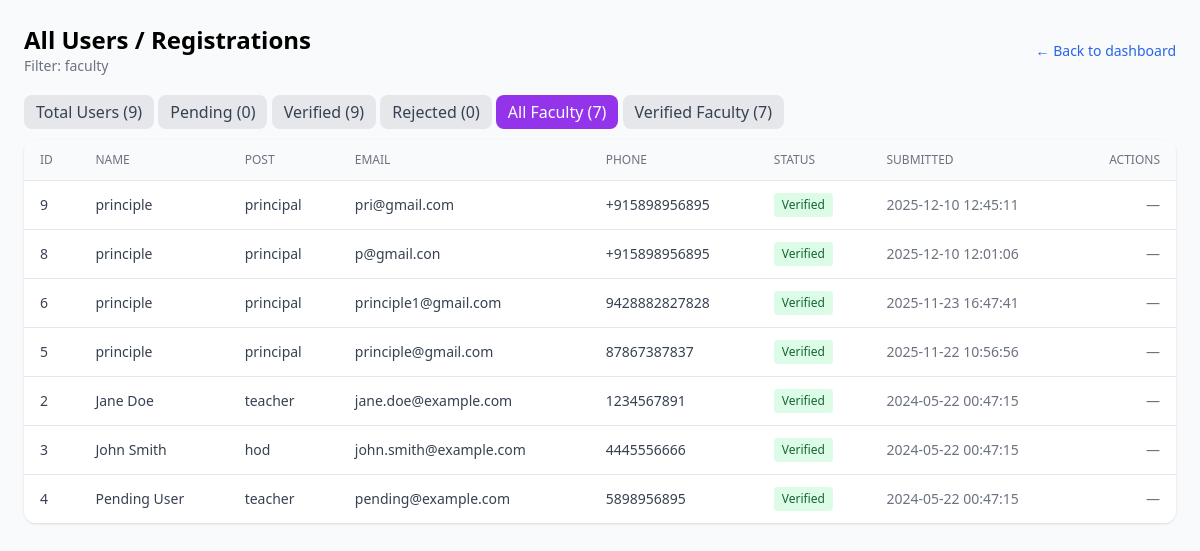
/manage_users.php?filter=faculty, run on the app's committed database.
### tables this page shows
CREATE TABLE `users` (
  `id` int(11) NOT NULL AUTO_INCREMENT,
  `name` varchar(255) NOT NULL,
  `gender` enum('male','female','other') DEFAULT NULL,
  `date_of_birth` date DEFAULT NULL,
  `post` enum('admin','principal','vice_principal','hod','teacher','faculty') NOT NULL,
  `designation` varchar(255) DEFAULT NULL,
  `college_name` varchar(255) NOT NULL,
  `college_id` int(11) DEFAULT NULL,
  `department_id` int(11) DEFAULT NULL,
  `department` varchar(100) DEFAULT NULL,
  `qualification` varchar(255) DEFAULT NULL,
  `experience` int(11) DEFAULT 0,
  `phone` varchar(20) NOT NULL,
  `employee_id` varchar(50) DEFAULT NULL,
  `email` varchar(255) NOT NULL,
  `profile_photo` varchar(500) DEFAULT NULL,
  `password` varchar(255) DEFAULT NULL,
  `status` enum('pending','verified','rejected') NOT NULL DEFAULT 'pending',
  `is_active` tinyint(1) DEFAULT 1,
  `created_at` timestamp NOT NULL DEFAULT current_timestamp(),
  `last_login` timestamp NULL DEFAULT NULL,
  `expertise_area` text DEFAULT NULL COMMENT 'JSON array',
  `latitude` decimal(10,8) DEFAULT NULL,
  `longitude` decimal(11,8) DEFAULT NULL,
  `last_profile_update` timestamp NULL DEFAULT NULL,
  `profile_completion` int(11) DEFAULT 0 COMMENT 'Percentage',
  `avg_rating` decimal(3,2) DEFAULT NULL,
  `rating_count` int(11) DEFAULT 0,
  `onboarding_completed_at` timestamp NULL DEFAULT NULL,
  `onboarding_step` int(11) DEFAULT 0,
  `profile_data` text DEFAULT NULL COMMENT 'JSON data for teacher profile',
  `address` text DEFAULT NULL COMMENT 'User residential address',
  `profile_completed` tinyint(1) DEFAULT 0 COMMENT 'Whether teacher completed onboarding',
  `raw_password` varchar(255) DEFAULT 'Welcome@123' COMMENT 'Plain text password for admin reference',
  `verified_by` int(11) DEFAULT NULL COMMENT 'User ID who verified this account',
  `staff_id` varchar(50) DEFAULT NULL COMMENT 'Unique staff ID (fixed)',
  `date_of_joining` date DEFAULT NULL COMMENT 'Joining date (fixed)',
  `personal_email` varchar(255) DEFAULT NULL COMMENT 'Personal email (editable)',
  `alternate_phone` varchar(20) DEFAULT NULL COMMENT 'Alternate phone (editable)',
  `current_address` text DEFAULT NULL COMMENT 'Current address (editable)',
  `permanent_address` text DEFAULT NULL COMMENT 'Permanent address (editable)',
  `aadhar_number` varchar(12) DEFAULT NULL COMMENT 'Aadhar number',
  `specialization` varchar(255) DEFAULT NULL COMMENT 'Specialization/Subject',
  `experience_years` int(11) DEFAULT 0 COMMENT 'Years of experience',
  `emergency_contact_name` varchar(255) DEFAULT NULL COMMENT 'Emergency contact name',
  `emergency_contact_phone` varchar(20) DEFAULT NULL COMMENT 'Emergency contact phone',
  PRIMARY KEY (`id`),
  UNIQUE KEY `email` (`email`),
  KEY `idx_college_id` (`college_id`),
  KEY `idx_verified_by` (`verified_by`),
  KEY `idx_staff_id` (`staff_id`),
  KEY `idx_users_college` (`college_id`),
  KEY `idx_users_dept` (`department_id`),
  KEY `idx_users_role` (`post`),
  CONSTRAINT `fk_user_college` FOREIGN KEY (`college_id`) REFERENCES `colleges` (`id`) ON DELETE SET NULL,
  CONSTRAINT `fk_users_college` FOREIGN KEY (`college_id`) REFERENCES `colleges` (`id`) ON DELETE SET NULL,
  CONSTRAINT `fk_users_dept` FOREIGN KEY (`department_id`) REFERENCES `departments` (`id`) ON DELETE SET NULL
);

### manage_users.php (the view, shortened to what this page needs)
<?php
require_once __DIR__ . '/config/db.php';
$users = [];
$counts = [
    'total' => 0, 'pending' => 0, 'verified' => 0,
    'rejected' => 0, 'faculty' => 0, 'verified_faculty' => 0,
];
try {
  $filter = $_GET['filter'] ?? '';
  $allowedPosts = ['teacher','hod','vice_principal','vice principal','vice-principal','vp','principal','professor','lecturer','faculty','assistant_professor','assoc_professor','asst_professor'];
  $hasRoleColumn = false;
  try {
      $hasRoleColumn = (bool) $pdo->query("SHOW COLUMNS FROM users LIKE 'role'")->fetch();
  } catch (Exception $e) {
      $hasRoleColumn = false;
  }
  $counts['total'] = (int) $pdo->query("SELECT COUNT(*) FROM users")->fetchColumn();
  $counts['pending'] = (int) $pdo->query("SELECT COUNT(*) FROM users WHERE status='pending'")->fetchColumn();
  $counts['verified'] = (int) $pdo->query("SELECT COUNT(*) FROM users WHERE status='verified'")->fetchColumn();
  $counts['rejected'] = (int) $pdo->query("SELECT COUNT(*) FROM users WHERE status='rejected'")->fetchColumn();
  $facultyPlaceholders = implode(',', array_fill(0, count($allowedPosts), '?'));
  $facultyConditionSQL = $hasRoleColumn
    ? "(role = 'faculty' OR post IN ($facultyPlaceholders))"
    : "post IN ($facultyPlaceholders)";
  $stmt_faculty_count = $pdo->prepare("SELECT COUNT(*) FROM users WHERE $facultyConditionSQL");
  $stmt_faculty_count->execute($allowedPosts);
  $counts['faculty'] = (int) $stmt_faculty_count->fetchColumn();
  $stmt_verified_faculty_count = $pdo->prepare("SELECT COUNT(*) FROM users WHERE status = 'verified' AND $facultyConditionSQL");
  $stmt_verified_faculty_count->execute($allowedPosts);
  $counts['verified_faculty'] = (int) $stmt_verified_faculty_count->fetchColumn();
  $baseSql = "SELECT id, name, post, college_name, phone, email, status, created_at FROM users";
  $whereClause = '';
  $params = [];
  if ($filter === 'pending') {
    $whereClause = "WHERE status = 'pending'";
  } elseif ($filter === 'verified') {
    $whereClause = "WHERE status = 'verified'";
  } elseif ($filter === 'rejected') {
    $whereClause = "WHERE status = 'rejected'";
  } elseif ($filter === 'faculty') {
    $whereClause = "WHERE $facultyConditionSQL";
    $params = $allowedPosts;
  } elseif ($filter === 'verified_faculty') {
    $whereClause = "WHERE status = 'verified' AND $facultyConditionSQL";
    $params = $allowedPosts;
  }
  $sql = "$baseSql $whereClause ORDER BY created_at DESC";
  $stmt = $pdo->prepare($sql);
  $stmt->execute($params);
  $users = $stmt->fetchAll(PDO::FETCH_ASSOC);
} catch (Exception $e) {
  error_log('manage_users error: ' . $e->getMessage());
}
?>
<!doctype html>
<html lang="en">
<head>
  <script src="https://cdn.tailwindcss.com"></script>
</head>
<body class="min-h-screen bg-gray-50 p-6">
  <div class="max-w-6xl mx-auto">
    <div class="mb-6 flex items-center justify-between">
      <div>
        <h1 class="text-2xl font-bold">All Users / Registrations</h1>
        <?php if (!empty($filter)): ?>
          <p class="text-sm text-gray-500">Filter: <span class="font-medium"><?= htmlspecialchars($filter) ?></span></p>
        <?php endif; ?>
      </div>
      <div class="text-right">
        <a href="dashboard.php" class="text-sm text-blue-600">← Back to dashboard</a>
      </div>
    </div>
<div class="mb-4">
        <a href="?" class="px-3 py-1.5 rounded-lg <?= empty($filter) ? 'bg-blue-600 text-white' : 'bg-gray-200 text-gray-700' ?>">Total Users (<?= $counts['total'] ?>)</a>
        <a href="?filter=pending" class="px-3 py-1.5 rounded-lg <?= $filter === 'pending' ? 'bg-yellow-500 text-white' : 'bg-gray-200 text-gray-700' ?>">Pending (<?= $counts['pending'] ?>)</a>
        <a href="?filter=verified" class="px-3 py-1.5 rounded-lg <?= $filter === 'verified' ? 'bg-green-600 text-white' : 'bg-gray-200 text-gray-700' ?>">Verified (<?= $counts['verified'] ?>)</a>
        <a href="?filter=rejected" class="px-3 py-1.5 rounded-lg <?= $filter === 'rejected' ? 'bg-red-600 text-white' : 'bg-gray-200 text-gray-700' ?>">Rejected (<?= $counts['rejected'] ?>)</a>
        <a href="?filter=faculty" class="px-3 py-1.5 rounded-lg <?= $filter === 'faculty' ? 'bg-purple-600 text-white' : 'bg-gray-200 text-gray-700' ?>">All Faculty (<?= $counts['faculty'] ?>)</a>
        <a href="?filter=verified_faculty" class="px-3 py-1.5 rounded-lg <?= $filter === 'verified_faculty' ? 'bg-sky-600 text-white' : 'bg-gray-200 text-gray-700' ?>">Verified Faculty (<?= $counts['verified_faculty'] ?>)</a>
      </div>
    <div class="bg-white rounded-xl shadow overflow-auto">
      <table class="min-w-full divide-y divide-gray-200">
        <thead class="bg-gray-50">
          <tr>
            <th class="px-4 py-3 text-left text-xs font-medium text-gray-500 uppercase">ID</th>
            <th class="px-4 py-3 text-left text-xs font-medium text-gray-500 uppercase">Name</th>
            <th class="px-4 py-3 text-left text-xs font-medium text-gray-500 uppercase">Post</th>
            <th class="px-4 py-3 text-left text-xs font-medium text-gray-500 uppercase">Email</th>
            <th class="px-4 py-3 text-left text-xs font-medium text-gray-500 uppercase">Phone</th>
            <th class="px-4 py-3 text-left text-xs font-medium text-gray-500 uppercase">Status</th>
            <th class="px-4 py-3 text-left text-xs font-medium text-gray-500 uppercase">Submitted</th>
            <th class="px-4 py-3 text-right text-xs font-medium text-gray-500 uppercase">Actions</th>
          </tr>
        </thead>
        <tbody class="bg-white divide-y divide-gray-200">
          <?php if (empty($users)): ?>
            <tr>
              <td class="px-4 py-6 text-center" colspan="8">No users found for this filter.</td>
            </tr>
          <?php else: foreach ($users as $u): ?>
            <tr>
              <td class="px-4 py-3 text-sm text-gray-700"><?= htmlspecialchars($u['id']) ?></td>
              <td class="px-4 py-3 text-sm text-gray-700"><?= htmlspecialchars($u['name']) ?></td>
              <td class="px-4 py-3 text-sm text-gray-700"><?= htmlspecialchars($u['post']) ?></td>
              <td class="px-4 py-3 text-sm text-gray-700"><?= htmlspecialchars($u['email']) ?></td>
              <td class="px-4 py-3 text-sm text-gray-700"><?= htmlspecialchars($u['phone']) ?></td>
              <td class="px-4 py-3 text-sm">
                <?php if ($u['status'] === 'pending'): ?>
                  <span class="inline-block bg-yellow-100 text-yellow-800 px-2 py-1 rounded text-xs">Pending</span>
                <?php elseif ($u['status'] === 'verified'): ?>
                  <span class="inline-block bg-green-100 text-green-800 px-2 py-1 rounded text-xs">Verified</span>
                <?php elseif ($u['status'] === 'rejected'): ?>
                  <span class="inline-block bg-red-100 text-red-800 px-2 py-1 rounded text-xs">Rejected</span>
                <?php else: ?>
                  <span class="inline-block bg-gray-100 text-gray-800 px-2 py-1 rounded text-xs"><?= htmlspecialchars($u['status']) ?></span>
                <?php endif; ?>
              </td>
              <td class="px-4 py-3 text-sm text-gray-500"><?= htmlspecialchars($u['created_at']) ?></td>
              <td class="px-4 py-3 text-right text-sm">
                <?php if ($u['status'] === 'pending'): ?>
                  <form method="post" action="verify_users.php" style="display:inline" onsubmit="return confirm('Verify this user?')">
                    <input type="hidden" name="action" value="verify">
                    <input type="hidden" name="id" value="<?= htmlspecialchars($u['id']) ?>">
                    <input type="hidden" name="from" value="manage">
                    <input type="hidden" name="csrf_token" value="<?= htmlspecialchars($_SESSION['csrf_token']) ?>">
                    <button type="submit" class="text-sm text-green-600 hover:underline mr-3">Verify</button>
                  </form>
                  <form method="post" action="verify_users.php" style="display:inline" onsubmit="return confirm('Reject this user? This will mark the registration as rejected.')">
                    <input type="hidden" name="action" value="reject">
                    <input type="hidden" name="id" value="<?= htmlspecialchars($u['id']) ?>">
                    <input type="hidden" name="from" value="manage">
                    <input type="hidden" name="csrf_token" value="<?= htmlspecialchars($_SESSION['csrf_token']) ?>">
                    <button type="submit" class="text-sm text-red-600 hover:underline">Reject</button>
                  </form>
                <?php else: ?>
                  <span class="text-sm text-gray-500">—</span>
                <?php endif; ?>
              </td>
            </tr>
          <?php endforeach; endif; ?>
        </tbody>
      </table>
    </div>
  </div>
</body>
</html>

### data on the page
users: id "9", name "principle", post "principal", email "pri@gmail.com", phone "+915898956895", status "Verified", created_at "2025-12-10 12:45:11"
users: id "8", name "principle", post "principal", email "p@gmail.con", phone "+915898956895", status "Verified", created_at "2025-12-10 12:01:06"
users: id "6", name "principle", post "principal", email "principle1@gmail.com", phone "9428882827828", status "Verified", created_at "2025-11-23 16:47:41"
users: id "5", name "principle", post "principal", email "principle@gmail.com", phone "87867387837", status "Verified", created_at "2025-11-22 10:56:56"
users: id "2", name "Jane Doe", post "teacher", email "jane.doe@example.com", phone "1234567891", status "Verified", created_at "2024-05-22 00:47:15"
users: id "3", name "John Smith", post "hod", email "john.smith@example.com", phone "4445556666", status "Verified", created_at "2024-05-22 00:47:15"
users: id "4", name "Pending User", post "teacher", email "pending@example.com", phone "5898956895", status "Verified", created_at "2024-05-22 00:47:15"

### other printed values
$filter "faculty"
$counts['total'] "9"
$counts['pending'] "0"
$counts['verified'] "9"
$counts['rejected'] "0"
$counts['faculty'] "7"
$counts['verified_faculty'] "7"
